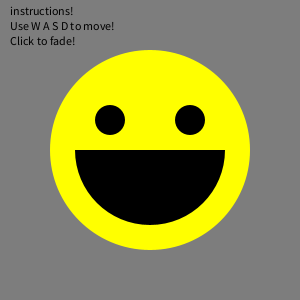
Frame 1 (no input)
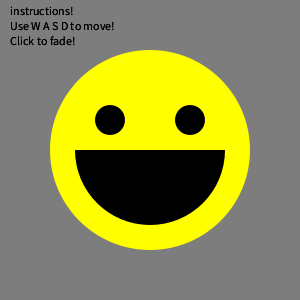
Frame 2 (the mouse pressed at the canvas centre, redrawn once)

The Processing sketch that drew these frames (run headless with seeded random() and noise(); the mouse was pressed at the canvas centre and the sketch redrawn once):

// Processing sketch: processing_69220
// ── processing_69220.pde

void setup()
{
  size(300, 300);
  smooth();
  background(125);
  frameRate(60);
  noStroke();
  head();
  face();
}

int startFade = 0;
int x = 150;
int y = 150;

void draw() 
{
  instructions();
  if (startFade == 0)
  {
    noLoop();
  }
  else
  {
    fade();
  }
}

void head()
{
  fill(255, 255, 0);
  ellipse(x, y, 200, 200);
}

void face()
{
  fill(0);
  ellipse(x-40, y-30, 30, 30);
  ellipse(x+40, y-30, 30, 30);
  arc(x, y, 150, 150, 0, PI);
}



void mouseClicked()
{
  if (startFade == 0)
  {
    startFade = 1;
    loop();
  }
  else
  {
    startFade = 0;
  }
}

int alphaVal = 0;

void fade()
{
  noStroke();
  fill(125, alphaVal);
  rect(0, 0, 300, 300);
  alphaVal = alphaVal + 5;
  if (alphaVal > 255)
  {
    alphaVal = 0;
    head();
    face();
    noLoop();
    startFade = 0;
  }
  instructions();
}

void keyPressed()
{
  if (key == 'd' ||key == 'D')
  {
    x = x + 5;
    loop();
    noStroke();
    fill(125);
    rect(0, 0, 300, 300);
    head();
    face();
  }
  if (key == 'a' ||key == 'A')
  {
    x = x - 5;
    loop();
    noStroke();
    fill(125);
    rect(0, 0, 300, 300);
    head();
    face();
  }
  if (key == 'w' ||key == 'W')
  {
    y = y - 5;
    loop();
    noStroke();
    fill(125);
    rect(0, 0, 300, 300);
    head();
    face();
  }
  if (key == 's' ||key == 'S')
  {
    y = y + 5;
    loop();
    noStroke();
    fill(125);
    rect(0, 0, 300, 300);
    head();
    face();
  }
}

void instructions()
{
  fill(0);
  text("instructions!", 10, 15);
  text("Use W A S D to move!", 10, 30);
  text("Click to fade!", 10, 45);
}
